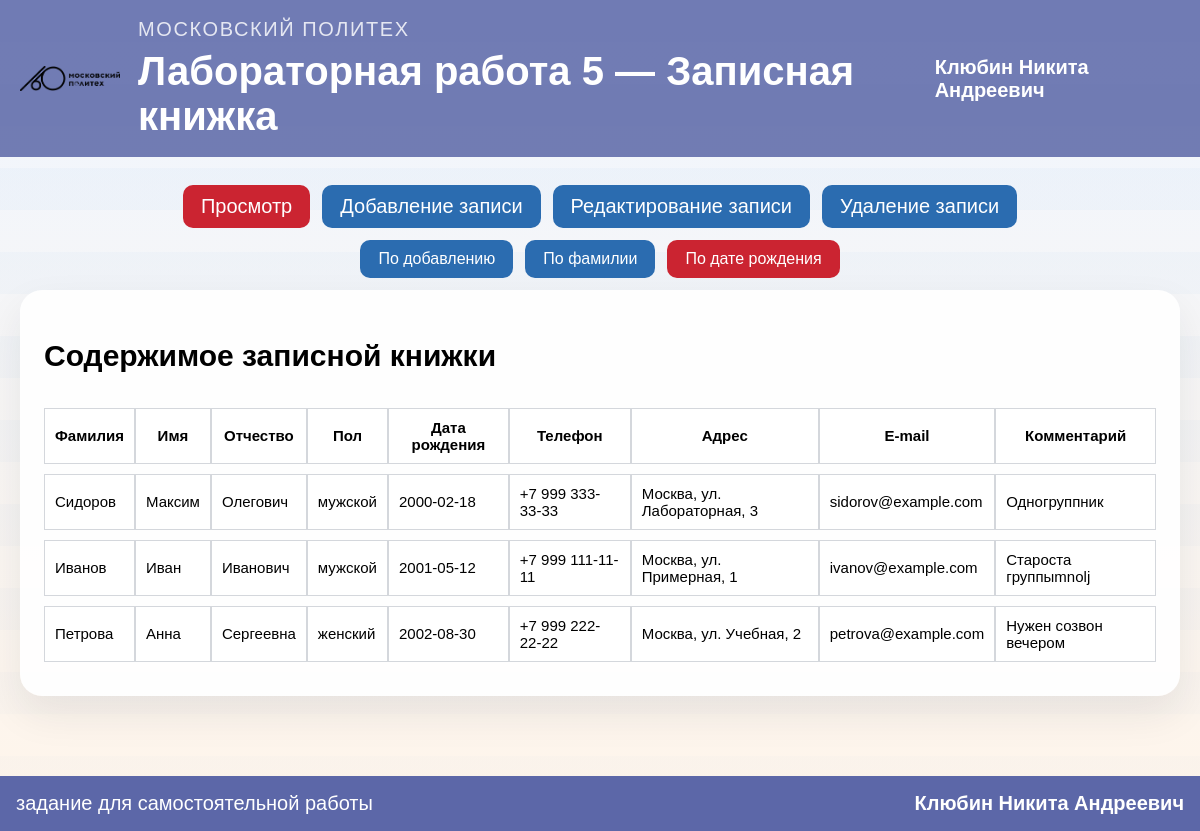
/index.php?action=view&sort=birth_date, run on the app's committed database.
### tables this page shows
CREATE TABLE contacts (
            id INTEGER PRIMARY KEY AUTOINCREMENT,
            surname TEXT NOT NULL,
            first_name TEXT NOT NULL,
            patronymic TEXT NOT NULL,
            gender TEXT NOT NULL,
            birth_date TEXT NOT NULL,
            phone TEXT NOT NULL,
            address TEXT NOT NULL,
            email TEXT NOT NULL,
            comment TEXT NOT NULL,
            created_at TEXT NOT NULL
        );

### bootstrap.php (called while the page is built, shortened)
<?php
function h(string $value): string
{
    return htmlspecialchars($value, ENT_QUOTES, 'UTF-8');
}

### viewer.php (the view, shortened to what this page needs)
<?php
require_once __DIR__ . '/bootstrap.php';
function renderViewer(string $sort, int $page): string
{
    $allowedSort = [
        'created' => 'id ASC',
        'surname' => 'surname ASC, first_name ASC',
        'birth_date' => 'birth_date ASC',
    ];
    $sortSql = $allowedSort[$sort] ?? $allowedSort['created'];
    $perPage = 10;
    $offset = ($page - 1) * $perPage;
    $pdo = contactsDb();
    $stmt = $pdo->query("SELECT * FROM contacts ORDER BY {$sortSql} LIMIT {$perPage} OFFSET {$offset}");
    $rows = $stmt->fetchAll(PDO::FETCH_ASSOC);
    $html = '<div class="panel"><h2>Содержимое записной книжки</h2><table><thead><tr>';
    foreach (['Фамилия', 'Имя', 'Отчество', 'Пол', 'Дата рождения', 'Телефон', 'Адрес', 'E-mail', 'Комментарий'] as $heading) {
        $html .= '<th>' . h($heading) . '</th>';
    }
    $html .= '</tr></thead><tbody>';
    foreach ($rows as $row) {
        $html .= '<tr>';
        $html .= '<td>' . h($row['surname']) . '</td>';
        $html .= '<td>' . h($row['first_name']) . '</td>';
        $html .= '<td>' . h($row['patronymic']) . '</td>';
        $html .= '<td>' . h($row['gender']) . '</td>';
        $html .= '<td>' . h($row['birth_date']) . '</td>';
        $html .= '<td>' . h($row['phone']) . '</td>';
        $html .= '<td>' . h($row['address']) . '</td>';
        $html .= '<td>' . h($row['email']) . '</td>';
        $html .= '<td>' . h($row['comment']) . '</td>';
        $html .= '</tr>';
    }
    $html .= '</tbody></table>';
    $html .= '</div>';
    return $html;
}

### public/style.css (style rules this page uses)
:root { --color_a: rgb(1, 5, 17); --back_a: rgba(92, 103, 168, 0.18); --blue: rgb(43, 108, 176); --red: rgb(203, 36, 49); }
html { font-family: sans-serif; font-size: 17px; }
body { padding: 0; margin: 0; font-family: sans-serif; background: linear-gradient(180deg, rgba(212, 230, 255, 0.36) 0%, rgba(255, 241, 226, 0.72) 100%), repeating-linear-gradient(180deg, rgba(74, 144, 226, 0.06) 0 42px, rgba(255,255,255,0.94) 42px 84px); font-size: 20px; }
*, *::after, *::before { box-sizing: border-box; }
.content .panel { background: rgba(255, 255, 255, 0.92); border-radius: 22px; padding: 24px; box-shadow: 0 18px 40px rgba(31, 41, 55, 0.08); }
table { width: 100%; border-collapse: separate; border-spacing: 0 10px; font-size: 15px; }
th, td { background-color: white; padding: 10px; border: 1px solid #d4d7dc; }

### data on the page
contacts: surname "Сидоров", first_name "Максим", patronymic "Олегович", gender "мужской", birth_date "2000-02-18", phone "+7 999 333-33-33", address "Москва, ул. Лабораторная, 3", email "sidorov@example.com", comment "Одногруппник"
contacts: surname "Иванов", first_name "Иван", patronymic "Иванович", gender "мужской", birth_date "2001-05-12", phone "+7 999 111-11-11", address "Москва, ул. Примерная, 1", email "ivanov@example.com", comment "Староста группыmnolj"
contacts: surname "Петрова", first_name "Анна", patronymic "Сергеевна", gender "женский", birth_date "2002-08-30", phone "+7 999 222-22-22", address "Москва, ул. Учебная, 2", email "petrova@example.com", comment "Нужен созвон вечером"

### other printed values
$label "Просмотр"
$label "Добавление записи"
$label "Редактирование записи"
$label "Удаление записи"
$label "По добавлению"
$label "По фамилии"
$label "По дате рождения"
$heading "Фамилия"
$heading "Имя"
$heading "Отчество"
$heading "Пол"
$heading "Дата рождения"
$heading "Телефон"
$heading "Адрес"
$heading "E-mail"
